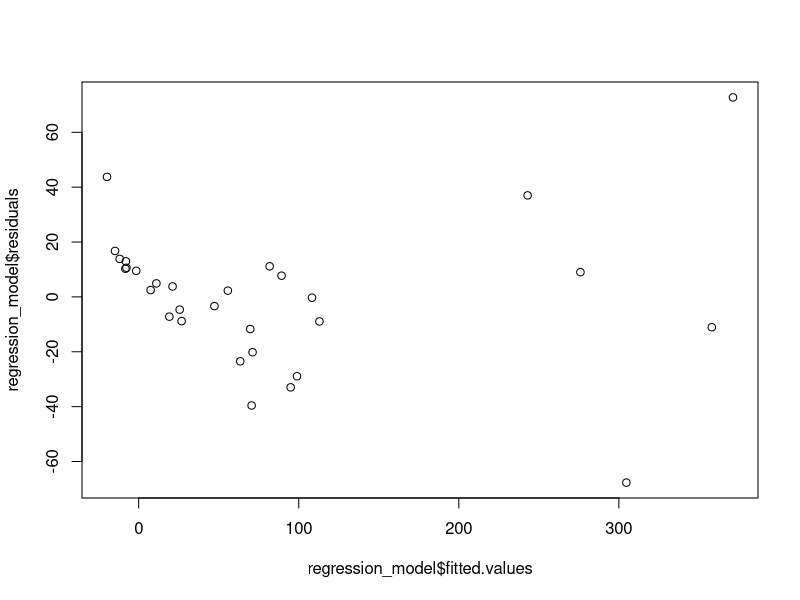
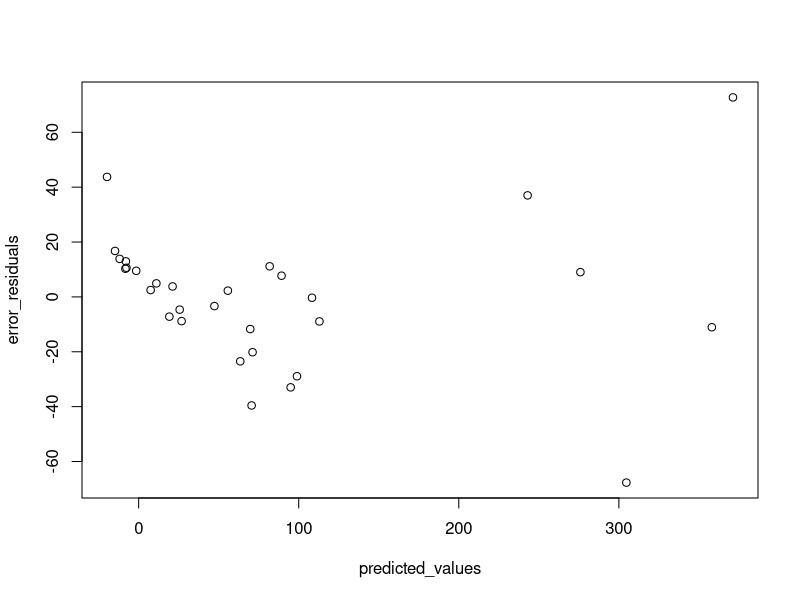
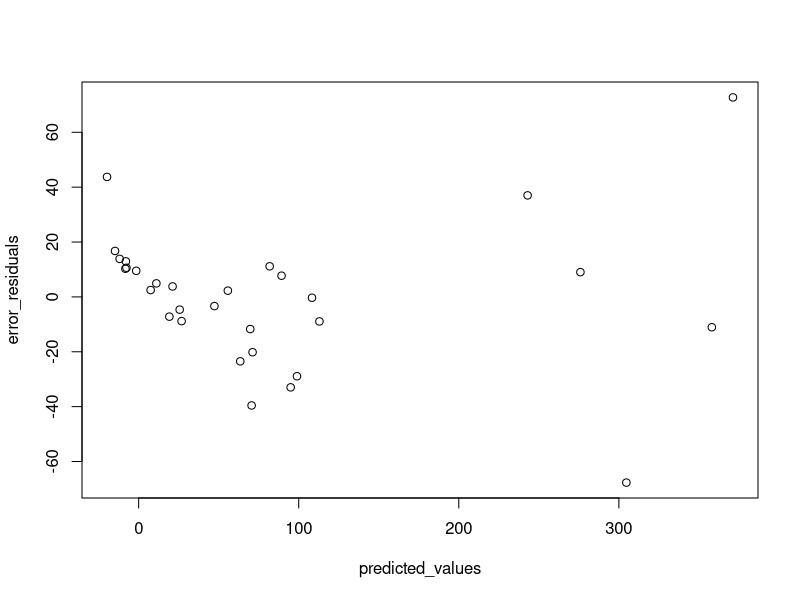

The R source for these figures, in order:
## Nina van Gerwen, 1860852
## Assignment 2, Statistical Inference with R

## Part 1: Programming your own t-test function -----------------------------------------

## Question 1:

## For a t-test, someone should have two vectors as input, so the function should also ask for two vectors
myTtest <- function(x, y) {
  ## First, ask and define a few values (such as length) necessary to calculate the t-test
  n_x <- length(x)
  n_y <- length(y)
  ## now, we  calculate the pooled sd through the following formula, using the built-in function var()
  pooled_s <- sqrt(((n_x - 1)*(var(x)) + (n_y - 1)*(var(y)))/(n_x + n_y - 2))
  ## knowing the pooled_s, we can calculate the t-statistic through the final formula using the built-in function mean()
  t_test <- (mean(x) - mean(y))/(pooled_s * sqrt((1/n_x)+(1/n_y)))
  ## Question 3:
  
  ## To get the p-value, we use the built-in function pt(), in this function, we need to 
  ## define the t-statistic (gained above) and the degrees of freedom
  ## Furthermore, to get the correct p-value, we should make an if-statement, because:
  if(t_test < 0) {
    ## if the t-value is below 0, it means we need to gain the p-value for the lower tail
    p_value <- 2 * pt(t_test, df = n_x + n_y - 2, lower.tail = TRUE)
  } else {
    ## if the t-value is above 0, it means we need to gain the p-value for the upper tail
    p_value <- 2 * pt(t_test, df = n_x + n_y - 2, lower.tail = FALSE)
    ## Finally, in both cases the p-value should be multiplied by 2, because we are doing a two-tailed test
  }
  ## Question 4: 
  
  ## Create a list of values that we wish to have as output and name the lists
  list_of_values <- list(t_test, n_x + n_y - 2, p_value, c(mean(x), mean(y)))
  names(list_of_values) <- c("t-statistic", "degrees of freedom", "p-value", "Group means of x and y respectively")
  ## return the list of values
  return(list_of_values)
}

## Question 2: 

## To test whether the results match, create the two datasets and run it with both t-tests
CSFI <- c(2,5,5,6,6,7,8,9)
TFI <- c(1,1,2,3,3,4,5,7,7,8)

t.test(CSFI, TFI, var.equal = TRUE)
myTtest(CSFI, TFI)

t.test(TFI, CSFI, var.equal = TRUE)
myTtest(TFI, CSFI)

## Under the assumption that variances are equal (which is what is assumed in the formula from Question 1), 
## the results match!

## Part 2: Multiple regression analysis and matrix multiplication ------------------------

## Question 1:

setwd("C:/Users/nina-/Documents/GitHub/Computational-inference-with-R/")

## First load the correct file with the right separator specified 
gala_data <- read.csv(file = "gala.txt", sep = " ")

## Perform the multiple regression through the lm() function specifying the correct variables through the formula 
regression_model <- lm(Species ~ Area + Elevation + Endemics, data = gala_data)
## Gain the correct statistics/estimates using the summary() function
summary(regression_model)

## Create a simple scatterplot of the predicted (also known as fitted) values against the residuals
plot(regression_model$fitted.values, regression_model$residuals)

## Interpretation of the results:
## A multiple linear regression with the number of species of tortoises (Species) as the dependent variable 
## and Area, Elevation and Endemics as the independent variables shows that together 
## the independent variables significantly predict Species (F(3,26) = 161.8, p < .001).
## The model with the three independent variables explains 94.9% of the variance in Species in the sample.
## However, when looking at the contribution of the individual predictors, only the variable Endemics seems to
## be a significant predictor of Species (b = 4.33, t(26) = 14.22, p < .001). 
## Furthermore, a plot of the predicted values against the residuals (commonly known as a plot that shows
## the homo- or heteroscedasticity of the model) indicates that there is heteroscedasticity.
## This means that the assumption of homoscedasticity has been violated and in turn our p-values might
## be too optimistic. In conclusion, although significant, we should not trust the regression model and
## future research should look into perhaps transforming certain variables or gaining a larger sample size
## in order to gain more trustworthy results.

## Question 2:

## The regression coefficients:

## First, create matrices out of the IVs and DVs with the correct number of columns and rows
DVEx <- matrix(gala_data$Species, ncol = 1, nrow = 30)
## For the IVs, we also add a column that consits of only 1's in order to gain the intercept
IVEx <- matrix(c(gala_data$Area, gala_data$Elevation, gala_data$Endemics, rep(1,30)), ncol = 4, nrow = 30)

## Now, correctly multiply the matrices, using the t() function to gain the transpose of matrices
## and using solve() to gain the inverse of a matrix
b_coefficients <- (solve(t(IVEx) %*% IVEx)) %*% (t(IVEx) %*% DVEx)
b_coefficients

## The predicted values:

## To get the predicted values, we matrix multiply the IVs with the b_coefficients
predicted_y <- IVEx %*% b_coefficients
predicted_y

## The residuals:

## To get the error residuals, we subtract from the true score (the DV), the predicted_y
err_residuals <- DVEx - predicted_y
err_residuals

## The coefficients, predicted values and residuals seem to match the ones from the
## multiple linear regression.

## Question 3:

## First to specify the arguments:
## Most importantly, a dataset should be given as input
## Then from this dataset, the dependent variable (DV) should be specified (by default, the first column of the dataset)
## Then finally the independent variable(s) (IV) should be specified (by default, all columns past the first column)

Regression_Function <- function(dataset, DV = dataset[, 1], IV = dataset[, 2:ncol(dataset)]) {
  ## First, we should change both the DV and IVs into matrices, otherwise we won't be able to do matrix multiplication
  DV <- as.matrix(DV)
  ## For the IV, it is important to also add a column that exists of only 1's so we can get the correct intercept
  IV <- cbind(rep(1,nrow(dataset)), as.matrix(IV))
  ## Descriptive statistics of data: 
    ## We want the sample size, which is equal to the number of rows of the dataset
    Sample_Size <- nrow(dataset)
    ## We want the means of the DV and all IVs
    DV_mean <- mean(DV)
    ## For the IVs, we make use of the colMeans() function
    IV_means <- as.matrix(colMeans(IV[, -1, drop = FALSE]))
    ## We want the standard deviations of all IVs
    ## We gain these through using the apply function, applying the sd() function to all columns in the IV matrix
    IV_sds <- as.matrix(apply(IV[, -1], 2, FUN = sd))
    ## Finally, we column bind the means and standard deviations
    IV_info <- cbind(IV_means, IV_sds)
  ## Put all the descriptive statistics in a list and give them aptly names
  descriptive_statistics <- list(Sample_Size, DV_mean, IV_info)
  names(descriptive_statistics) <- c("Sample Size", "Mean of the Dependent Variable", 
                                     "Mean(s) and Standard Deviation(s) - respectively - of the Independent Variable(s)")
  
  ## Regression coefficients, predicted values and residuals using matrix algebra:
  ## Copy the above used code (with changed variable-names) for matrix multiplication to gain the correct values
    model_coefficients  <- (solve(t(IV) %*% IV)) %*% (t(IV) %*% DV)
    predicted_values <- IV %*% model_coefficients
    error_residuals <- DV - predicted_values
  
  ## Simple plot of predicted values against the residuals: simply use the plot() function with our newly calculated
  ## predicted_values and error_residuals
    simple_plot <- plot(predicted_values, error_residuals)
  
  ## Now before we return all this info, we put in a list all the information we want to give when the function is called
  ## This includes the list of descriptive statistics, the model coefficients and the simple plot
  list_of_information <- list(descriptive_statistics, model_coefficients, simple_plot)
  ## Furthermore, we give the different parts of the list apt names
  names(list_of_information) <- c("Descriptive statistics", "Regression coefficients", 
                                  "Simple plot of predicted values against the residuals")
  ## Finally, the function should return the created list that holds all information
  return(list_of_information)
}

## Question 4:

## Running the function on the tortoise dataset with the correct specifications, the coefficients and plot match!

## The function can be specified in two ways for this dataset:
Regression_Function(data = gala_data, DV = gala_data[, 1], IV = gala_data[, 2:4])
Regression_Function(data = gala_data[1:4])
